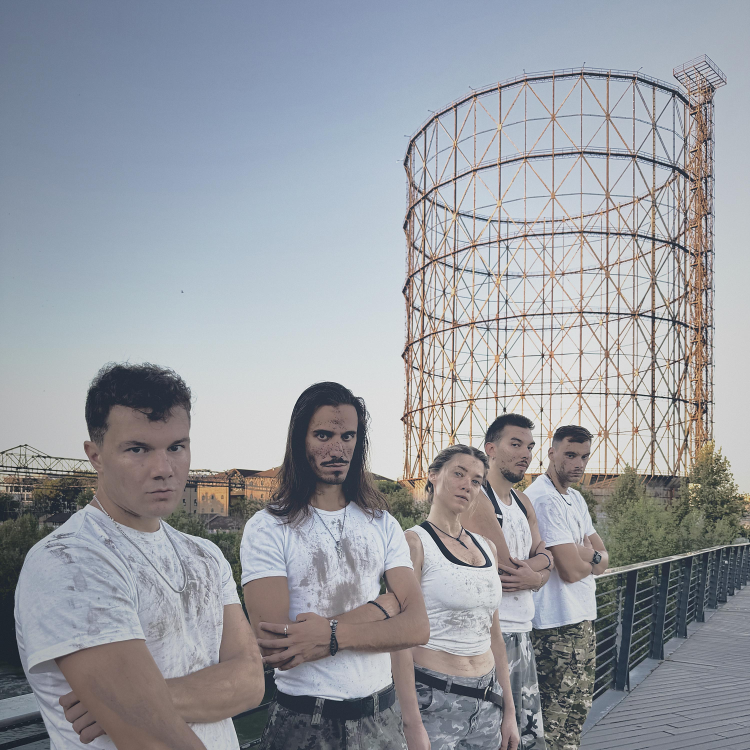
#> input picture releases/nebo/artwork/NEBO_cover_DISTROKID_3000.jpg, 3000 x 3000 px, found by its file name (shown at 1/4 size)
$ python make_reel_cover.py ../../../releases/nebo/artwork/NEBO_cover_DISTROKID_3000.jpg ../../../releases/nebo/artwork/NEBO_cover_DISTROKID_3000.jpg 1.0
#> lines starting #> are read from the running program, lines starting #| are printed output that depends on the picture
import sys
from PIL import Image, ImageOps, ImageDraw, ImageFont, ImageFilter
import numpy as np
src,out,cx,lines=sys.argv[1],sys.argv[2],float(sys.argv[3]),sys.argv[4:]
ref=np.asarray(Image.open('/home/user/Noble-Sin/releases/nebo/artwork/NEBO_cover_DISTROKID_3000.jpg').convert('RGB').resize((600,600))).astype(float)/255
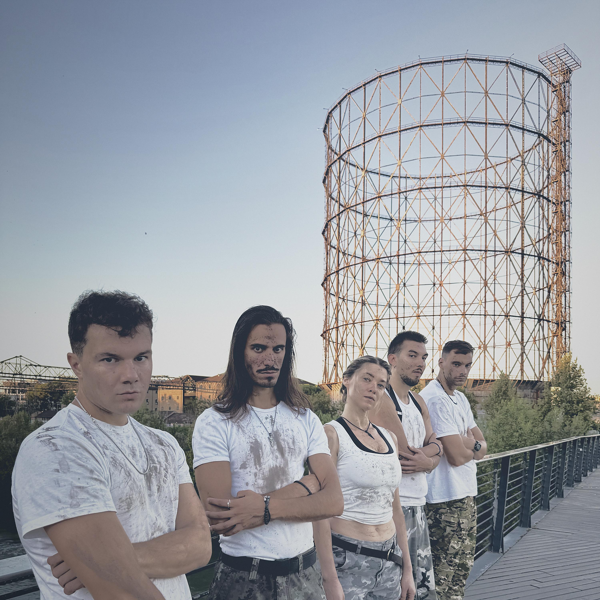
#> ref: shape (600, 600, 3) float64; mean R, G, B 0.596, 0.609, 0.635
rm,rs=ref.reshape(-1,3).mean(0),ref.reshape(-1,3).std(0)
#> rm = [0.596, 0.609, 0.635]; rs = [0.18, 0.187, 0.197]
im=ImageOps.fit(Image.open(src).convert('RGB'),(1080,1920),Image.LANCZOS,centering=(cx,0.5))
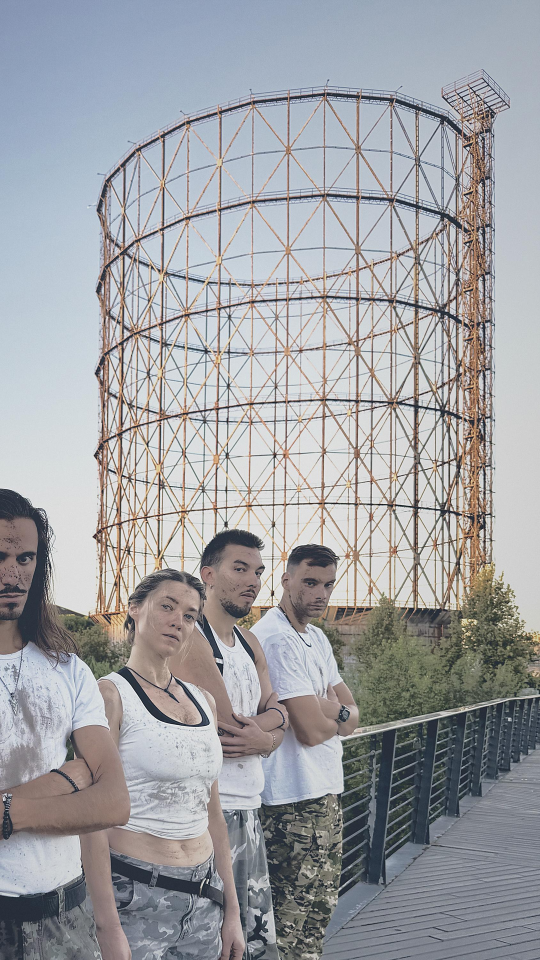
#> im: PIL image 1080x1920 RGB (shown at 1/2 size); mean R, G, B 158.6, 160, 163.8
a=np.asarray(im).astype(float)/255; m,s=a.reshape(-1,3).mean(0),a.reshape(-1,3).std(0)
#> after `m, s = (a.reshape(-1, 3).mean(0), a.reshape(-1, 3).std(0))`: m = [0.622, 0.627, 0.643]; s = [0.202, 0.206, 0.216]
a=a*0.7+((a-m)/s*rs+rm)*0.3; lum=(a*[0.299,0.587,0.114]).sum(2,keepdims=True); a=lum+(a-lum)*0.82
#> after `lum = (a * [0.299, 0.587, 0.114]).sum(2, keepdims=True)`:
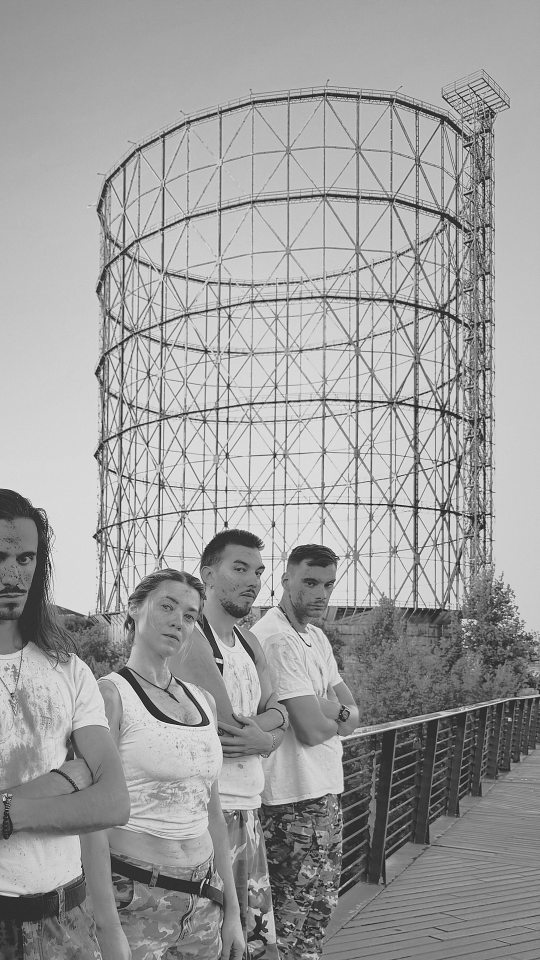
#> lum: shape (1920, 1080, 1) float64 (shown at 1/2 size); min 0.0124, max 0.983, mean 0.622
a=np.clip((a-0.5)*1.1+0.5,0,1); a+=(1-lum)**2*np.array([-0.01,0,0.02])+lum**2*np.array([0.02,0.008,-0.012])
h,w=a.shape[:2]; yy,xx=np.mgrid[0:h,0:w]; r=np.sqrt(((xx-w/2)/(w/2))**2+((yy-h/2)/(h/2))**2); a*=(1-0.25*np.clip(r-0.6,0,1))[...,None]
#> after `h, w = a.shape[:2]`: h = 1920; w = 1080
#> after `a *= (1 - 0.25 * np.clip(r - 0.6, 0, 1))[..., None]`:
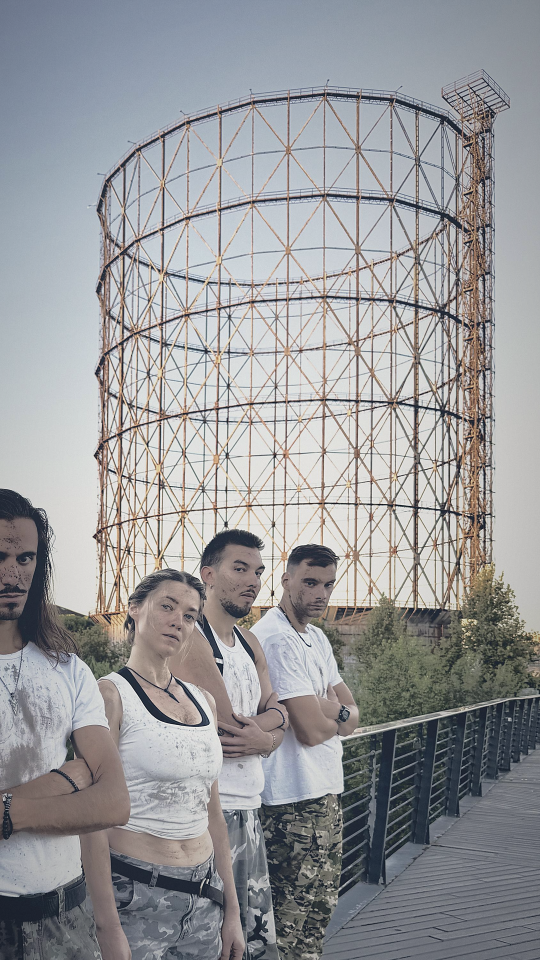
#> a: shape (1920, 1080, 3) float64 (shown at 1/2 size); mean R, G, B 0.601, 0.604, 0.614; drawn with min black and max white
a+=np.random.default_rng(7).normal(0,0.012,(h,w,1))
im=Image.fromarray((np.clip(a,0,1)*255).astype('uint8'))
ov=Image.new('L',(1080,1920),0); d=ImageDraw.Draw(ov)
#> after `ov = Image.new('L', (1080, 1920), 0)`: ov: PIL image 1080x1920 L; every value is 0
for y in range(0,760): d.line([(0,y),(1080,y)],fill=int(170*min(1,(760-y)/400)))
im.paste((8,10,16),(0,0),ov)
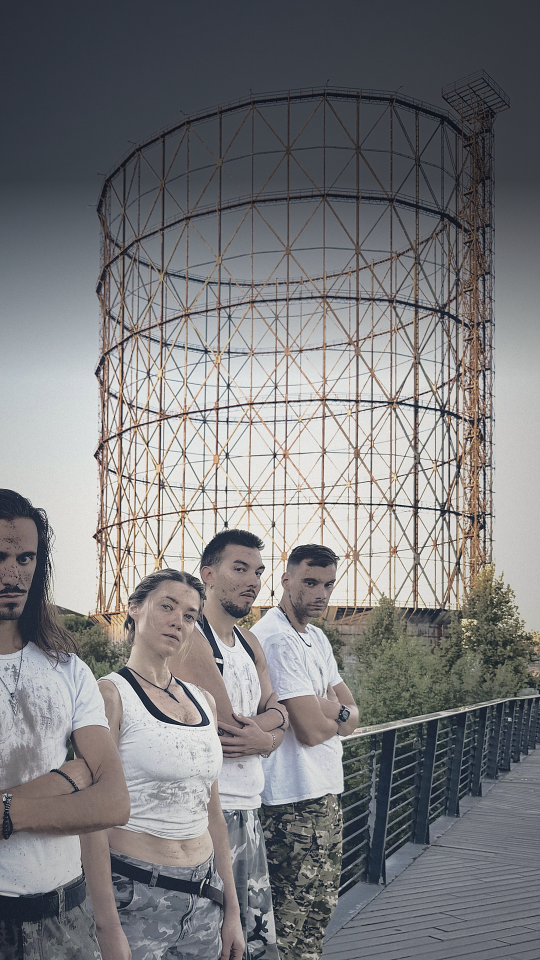
#> im: PIL image 1080x1920 RGB (shown at 1/2 size); mean R, G, B 123.6, 123.6, 125.6
txt=Image.new('L',(1080,1920),0); dt=ImageDraw.Draw(txt)
for spec in lines:
    t,size,y,font,track=spec.split('|'); size,y,track=int(size),int(y),int(track)
    f=ImageFont.truetype(f'fonts/{font}.ttf',size,layout_engine=ImageFont.Layout.RAQM)
    ws=[dt.textbbox((0,0),c,font=f) for c in t]; wid=[b[2]-b[0] if c!=' ' else size*0.28 for c,b in zip(t,ws)]
    x=540-(sum(wid)+track*(len(t)-1))/2
    for c,b,wd in zip(t,ws,wid):
        if c!=' ': dt.text((x-b[0],y),c,font=f,fill=255)
        x+=wd+track
im.paste((0,0,0),(0,0),txt.filter(ImageFilter.GaussianBlur(6)).point(lambda v:int(v*0.8)))
im.paste((240,236,228),(0,0),txt)
im.save(out,quality=94)
